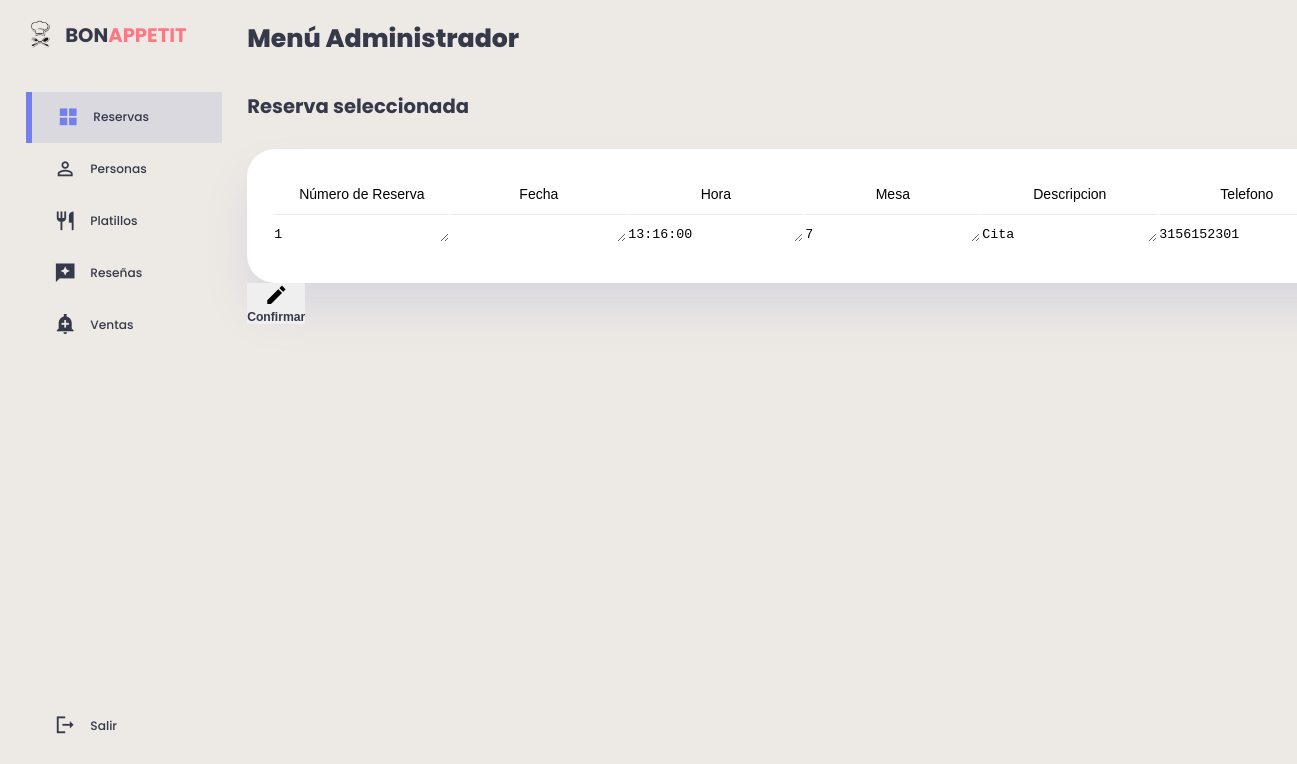
Screenshot of /admin/actualizar.php?id_reserva=1 (signed in) with the database file from the repository.
### tables this page shows
CREATE TABLE `reservas` (
  `id_reserva` int(11) NOT NULL,
  `Nombre_Completo` varchar(200) DEFAULT NULL,
  `Telefono` varchar(11) NOT NULL,
  `Fecha_Reserva` date DEFAULT NULL,
  `Hora` time DEFAULT NULL,
  `Descripcion` varchar(400) DEFAULT NULL,
  `Mesa` int(11) NOT NULL,
  `Documento` int(11) NOT NULL
);

### admin/actualizar.php (the view, shortened to what this page needs)
<?php
    include("../db/conexion.php");
    $id_reserva = $_GET["id_reserva"];
    $datos = "SELECT * FROM reservas WHERE id_reserva = '".$id_reserva."'";
?>
<!DOCTYPE html>
<html lang="en">
<head>
    <link rel="stylesheet"a href="../admin/style.css">
</head>
<body>
<div class="content">
    <div class="container1">
        <aside>
            <div class="top">
                 <div class="logo">
                       <img src="./img/icon.png">
                       <h2>BON<span class="danger">APPETIT</span></h2>
                 </div>
            </div>
            <div class="sidebar">
                <a href="../admin/admin.php" class="active">
                     <span class="material-icons-sharp">grid_view</span>
                     <h3>Reservas</h3>
                </a>
                <a href="../clientes/clientes.php">
                    <span class="material-icons-sharp">person_outline</span>
                    <h3>Personas</h3>
               </a>
               <a href="../platillos/platillos.php">
                    <span class="material-icons-sharp">restaurant</span>
                    <h3>Platillos</h3>
               </a>
               <a href="../resenas/resenas.php">
                    <span class="material-icons-sharp">reviews</span>
                    <h3>Reseñas</h3>
                </a>
                <a href="../ventas/ventas.php">
                    <span class="material-icons-sharp">add_alert</span>
                    <h3>Ventas</h3>
                </a>
                <a href="../view/cerrar_sesion.php">
                    <span class="material-icons-sharp">logout</span>
                    <h3>Salir</h3>
                </a>
            </div>
        </aside>
        <main>
            <h1>Menú Administrador</h1>
            <br>
            <h2 style="margin-top: 15px">Reserva seleccionada</h2>
            <div class="recent-orders">
            <form action="update.php" method="POST">
            <table border="0" cellspacing="2" cellpadding="2">
            <tr >
                            <td> <font face="Arial" style="color: var(--color-info-dark); font-size: 1rem;">Número de Reserva</font> </td>
                            <td> <font face="Arial" style="color: var(--color-info-dark); font-size: 1rem;">Fecha</font> </td>
                            <td> <font face="Arial" style="color: var(--color-info-dark); font-size: 1rem;">Hora</font> </td>
                            <td> <font face="Arial" style="color: var(--color-info-dark); font-size: 1rem;">Mesa</font> </td>
                            <td> <font face="Arial" style="color: var(--color-info-dark); font-size: 1rem;">Descripcion</font> </td>
                            <td> <font face="Arial" style="color: var(--color-info-dark); font-size: 1rem;">Telefono</font> </td>
                        </tr>
                    <?php foreach ($conexion -> query($datos) as $row) {
                        ?>
                                <tr>
                                    <td><p><textarea readonly="readonly" name="id_reserva" id="id_reserva" rows="1"><?php echo $row['id_reserva'] ?></textarea></p></td>
                                    <td><p><textarea name="Fecha" id="Fecha" rows="1"><?php echo $row['Fecha'] ?></textarea></p></td>
                                    <td><p><textarea name="Hora" id="Hora" rows="1"><?php echo $row['Hora'] ?></textarea></p></td>
                                    <td><p><textarea name="Mesa" id="Mesa" rows="1"><?php echo $row['Mesa'] ?></textarea></p></td>
                                    <td><p><textarea name="Descripcion" id="Descripcion" rows="1"><?php echo $row['Descripcion'] ?></textarea></p></td>
                                    <td><p><textarea name="Telefono" id="Telefono" rows="1" onkeypress="return valideKey(event);"><?php echo $row['Telefono'] ?></textarea></p></td>
                                </tr>
                        <?php
                        }
                    ?>
                </table>
                <button type="submit">
                    <span class="material-icons-sharp">edit</span>
                    <h3>Confirmar</h3>
                </button>
                </form>
            </div>
        </main>
    </div>
</div>
</body>
</html>

### admin/style.css (style rules this page uses)
:root { --color-primary:#7380ec; --color-danger:#ff7782; --color-success:#41f1b6; --color-warning:#ffbb55; --color-white:#fff; --color-info-dark:#000000; --color-info-light: #dce1eb; --color-dark:#363949; --color-light:rgba(132,139,200,0.18); --color-primary-variant:#111e88; --color-dark-variant:#677483; --color-background:linear-gradient(to bottom, #EDEAE5, #EDEAE5); --color-tablas:#fff; --color-td:#5a6571; --card-border-radius:2rem; --border-radius-1:0.4rem; --border-radius-2:0.8rem; --border-radius-3:1.2rem; --card-padding:1.8rem; --padding-1:1.2rem; --box-shadow: 0 2rem 3rem var(--color-light); }
* { margin:0; padding:0; outline:0; appearance:none; border:0; text-decoration:none; list-style:none; box-sizing:border-box; }
html { font-size:14px; }
body { width: 100vw; height: 103vh; font-family: poppins, sans-serif; font-size:0.88rem; background: var(--color-background); user-select: none; overflow-x: hidden; color: var(--color-dark); }
.container1 { display: grid; width: 96%; margin: 0 auto; gap: 1.8rem; grid-template-columns: 14rem auto 23rem; }
a { color: var(--color-dark); }
img { width: 30px; height: 30px; }
h1 { font-weight:800; font-size:1.8rem; }
h2 { font-size:1.4rem; }
h3 { font-size:0.87rem; color: var(--color-dark); }
p { color: var(--color-dark-variant); }
.danger { color: var(--color-danger); }
aside { height: 100vh; }
aside .top { display: flex; align-items: center; justify-content: space-between; margin-top: 1.4rem; }
aside .logo { display: flex; gap: 0.8rem; }
aside .logo img { width: 2rem; height: 2rem; }
font { color: var(--color-info-dark); font-size: 1rem; }
aside .sidebar { display: flex; flex-direction: column; height: 86vh; position: relative; top: 3rem; }
aside h3 { font-weight: 500; }
aside .sidebar a { display: flex; color: var(--color-info-dark); margin-left: 2rem; gap: 1rem; align-items: center; position: relative; height: 3.7rem; transition: all 300ms ease; }
aside .sidebar a span { font-size: 1.6rem; transition: all 300ms ease; color: var(--color-dark); }
aside .sidebar a:last-child { position: absolute; bottom: 2rem; width: 100%; }
aside .sidebar a.active { background: var(--color-light); color: var(--color-primary); margin-left: 0; }
aside .sidebar a.active::before { content: ""; width: 6px; height: 100%; background: var(--color-primary); }
aside .sidebar a.active span { color: var(--color-primary); margin-left: calc(1rem - 3px); }
main { margin-top: 1.4rem; }
main .recent-orders { margin-top: 2rem; }
main .recent-orders table { background: var(--color-tablas); width: 100%; border-radius: var(--card-border-radius); padding: var(--card-padding); text-align: center; box-shadow: var(--box-shadow); transition: all 500ms ease; }
main table tbody td { height: 2.8rem; border-bottom: 1px solid var(--color-light); }
main table tbody tr:last-child td { border: none; }

### rows the page displays
reservas: id_reserva "1", Hora "13:16:00", Mesa "7", Descripcion "Cita", Telefono "3156152301"
